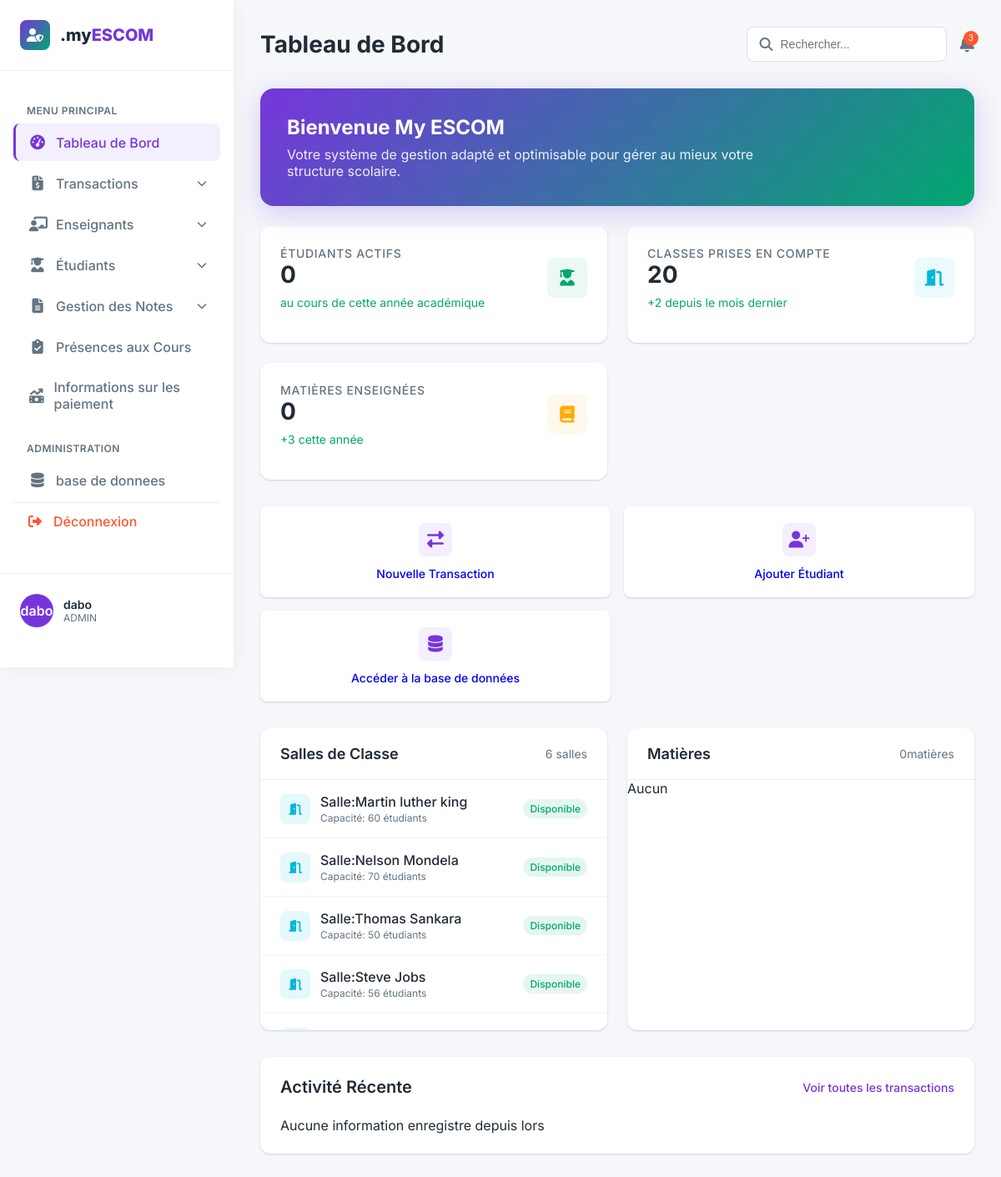
/administration/ (signed in), run on the app's committed database.
### database/models.py (models this page shows, shortened)
class Utilisateur(AbstractUser):
    class Role(models.TextChoices):
        ADMIN="ADMIN","Admin"
        ETUDIANT = "ETUDIANT", "Etudiant"
        ENSEINGNANT = "ENSEIGNANT", "Enseignant"
    base_role = Role.ADMIN
    role = models.CharField(max_length=50, choices=Role.choices)

### transactions/models.py (models this page shows, shortened)
class Salle(models.Model):
    nom=models.CharField()
    capacite = models.PositiveSmallIntegerField()
    class Meta:
        verbose_name = "Salle"
        verbose_name_plural = "Salles"

### pages/views.py (the view)
# urls.py: path('administration/', views.admin_dashboard, name='admin_dashboard'),
@login_required
def admin_dashboard(request):
    if request.user.role != Utilisateur.Role.ADMIN:
        return redirect('login_admin')
    classe=Classe.objects.all()
    transaction=PaiementEcolage.objects.all().last()
    emploie=EmploieDuTemps.objects.all().last()
    inscription=Transaction.objects.all().last()
    matiere=Matiere_Programmer.objects.all().distinct()
    matieres=Matiere_Programmer.objects.all().last()
    prof=Contrat.objects.all()
    salle=Salle.objects.all()
    inscriptions=Transaction.objects.all()
    print(inscriptions)
    print(emploie)
    context={
        'classe':classe,
        'inscription':inscription,
        'inscriptions':inscriptions,
        'emploie':emploie,
        'transaction':transaction,
        'salle':salle,
        'matiere':matiere,
        'matieres':matieres,
        'prof':prof,
    }
    return render(request, 'pages/dashboard/admin/admin.html',context)

### pages/templates/pages/dashboard/admin/admin.html (shortened to what this page needs)
{% load static %}
<!DOCTYPE html>
<html lang="fr">
<head>
    <link rel="stylesheet" href="https://cdnjs.cloudflare.com/ajax/libs/font-awesome/6.4.0/css/all.min.css">
</head>
<body>
    <aside class="sidebar">
        {% include 'pages/bases/dashboard/logo.html' %}
        {% include 'pages/bases/dashboard/dashbord.html' %}
        {% include 'pages/bases/dashboard/user.html' %}
    </aside>
    <main class="main-content">
        <div class="header">
            <div class="page-title">
                <h1>Tableau de Bord</h1>
            </div>
            <div class="header-actions">
                <div class="search-bar">
                    <i class="fas fa-search search-icon"></i>
                    <input type="text" placeholder="Rechercher...">
                </div>
                <button class="notification-btn">
                    <span class="notification-badge">3</span>
                </button>
            </div>
        </div>
        <div class="welcome-card">
            <div class="welcome-content">
                <div class="welcome-text">
                    <h2>Bienvenue My ESCOM </h2>
                    <p>Votre système de gestion adapté et optimisable pour gérer au mieux votre structure scolaire.</p>
                </div>
            </div>
        </div>
        <div class="dashboard-grid">
            <div class="card">
                <div class="card-header">
                    <div>
                        <div class="card-title">Étudiants Actifs</div>
                        <div class="card-value">{{inscriptions.count|default:"0"}}</div>
                        <div class="card-change positive">
                            au cours de cette année académique
                        </div>
                    </div>
                    <div class="card-icon students">
                        <i class="fas fa-user-graduate"></i>
                    </div>
                </div>
            </div>
            <div class="card">
                <div class="card-header">
                    <div>
                        <div class="card-title">Classes prises en compte</div>
                        <div class="card-value">{{classe.count}}</div>
                        <div class="card-change positive">
                            +2 depuis le mois dernier
                        </div>
                    </div>
                    <div class="card-icon rooms">
                        <i class="fas fa-door-open"></i>
                    </div>
                </div>
            </div>
            <div class="card">
                <div class="card-header">
                    <div>
                        <div class="card-title">Matières enseignées</div>
                        <div class="card-value">{{matiere.count}}</div>
                        <div class="card-change positive">
                            +3 cette année
                        </div>
                    </div>
                    <div class="card-icon subjects">
                        <i class="fas fa-book"></i>
                    </div>
                </div>
            </div>
        </div>
        <div class="quick-actions">
            <a href="{% url "reinscription" %}"  style="text-decoration: none;" class="action-btn">
                <div class="action-icon">
                    <i class="fas fa-exchange-alt"></i>
                </div>
                <span class="action-text">Nouvelle Transaction</span>
            </a>
            <a  href="{% url "inscription" %}" style="text-decoration: none;" class="action-btn">
                <div class="action-icon">
                    <i class="fas fa-user-plus"></i>
                </div>
                <span class="action-text">Ajouter Étudiant</span>
            </a>
            <a href="#" style="text-decoration: none;" class="action-btn">
                <div class="action-icon">
                    <i class="fas fa-database"></i>
                </div>
                <span class="action-text">Accéder à la base de données</span>
            </a>
        </div>
        <div class="resources-section">
            <div class="resources-card">
                <div class="resources-header">
                    <h3 class="resources-title">Salles de Classe</h3>
                    <span class="resources-count">{{salle.count}} salles</span>
                </div>
                <div class="resources-list">
                    {% for salle  in salle %}
                    <div class="resource-item">
                        <div class="resource-icon room">
                            <i class="fas fa-door-open"></i>
                        </div>
                        <div class="resource-info">
                            <div class="resource-name">Salle:{{salle.nom}}</div>
                            <div class="resource-details">Capacité: {{salle.capacite}} étudiants</div>
                        </div>
                        <div class="resource-status status-available">Disponible</div>
                    </div>
                    {% empty %}
                    <p>Aucun </p>
                    {% endfor %}
                </div>
            </div>
            <div class="resources-card">
                <div class="resources-header">
                    <h3 class="resources-title">Matières</h3>
                    <span class="resources-count">{{matiere.count}}matières</span>
                </div>
                <div class="resources-list">
                    {% for matiere in matiere  %}
                    <div class="resource-item">
                        <div class="resource-icon subject">
                            <i class="fas fa-book"></i>
                        </div>
                        <div class="resource-info">
                            <div class="resource-name">{{matiere.nom}}</div>
                        </div>
                    </div>
                    {% empty %}
                    <p>Aucun </p>
                    {% endfor %}
                </div>
            </div>
        </div>
        <div class="recent-activity">
            <div class="section-header">
                <h2 class="section-title">Activité Récente</h2>
                <a href="{% url "transactions" %}" class="view-all">Voir toutes les transactions</a>
            </div>
            <ul class="activity-list">
                {% if transaction or inscription or emploie or matiere %}
                {% if transaction %}
                <li class="activity-item">
                    <div class="activity-icon">
                        <i class="fas fa-file-invoice-dollar"></i>
                    </div>
                    <div class="activity-content">
                        <div class="activity-title">Nouveau paiement reçu -ecolage de l'etudiant {{transaction.etudiant.utilisateur.nom}} {{transaction.etudiant.utilisateur.prenom}} </div>
                        <div class="activity-time">mois • {{transaction.mois.nom}}</div>
                        <div class="activity-time">montant • {{transaction.montant}} franc CFA</div>
                    </div>
                </li>
                {% else %}
                <p><p>
                {% endif %}
                {% if inscription %}
                <li class="activity-item">
                    <div class="activity-icon">
                        <i class="fas fa-user-graduate"></i>
                    </div>
                    <div class="activity-content">
                        <div class="activity-title">Nouvel étudiant inscrit - {{inscription.etudiant.utilisateur.nom}} {{inscription.etudiant.utilisateur.prenom}}</div>
                        <div class="activity-time">classe • {{inscription.classe.nom}}</div>
                    </div>
                </li>
                {% else %}
                <p></p>
                {% endif %}
                {% if emploie %}
                <li class="activity-item">
                    <div class="activity-icon">
                        <i class="fas fa-calendar-alt"></i>
                    </div>
                    <div class="activity-content">
                        <div class="activity-title">Emploi du temps modifié - {{emploie.classe.nom}}</div>
                        <div class="activity-time">detaits:  {{emploie}}</div>
                    </div>
                </li>
                {% else %}
                <p></p>
                {% endif %}
                {% if matiere %}
                <li class="activity-item">
                    <div class="activity-icon">
                        <i class="fas fa-book"></i>
                    </div>
                    <div class="activity-content">
                        <div class="activity-title">Nouveau programme ajouté - {{matieres.nom}}</div>
                        <div class="activity-time">details: {{matieres.classe.nom}} semestre({{matieres.semestre.nom_semestre}}) </div>
                    </div>
                </li>
                {% else %}
                <p></p>
                {% endif %}
                {% else %}
                Aucune information enregistre depuis lors
                {% endif %}
            </ul>
        </div>
    </main>
</body>
</html>

### pages/templates/pages/bases/dashboard/user.html
        <div class="user-profile">
            <div class="user-avatar">{{user}}</div>
            <div class="user-info">
                <div class="user-name">{{user.username}}</div>
                <div class="user-role">{{user.role}}</div>
            </div>
        </div>

### data on the page
Utilisateur: username "dabo", role "ADMIN"
Salle: nom "Martin luther king", capacite "60"
Salle: nom "Nelson Mondela", capacite "70"
Salle: nom "Thomas Sankara", capacite "50"
Salle: nom "Steve Jobs", capacite "56"

### other printed values
{{ inscriptions.count|default:"0" }} "0"
{{ classe.count }} "20"
{{ matiere.count }} "0"
{{ salle.count }} "6"
